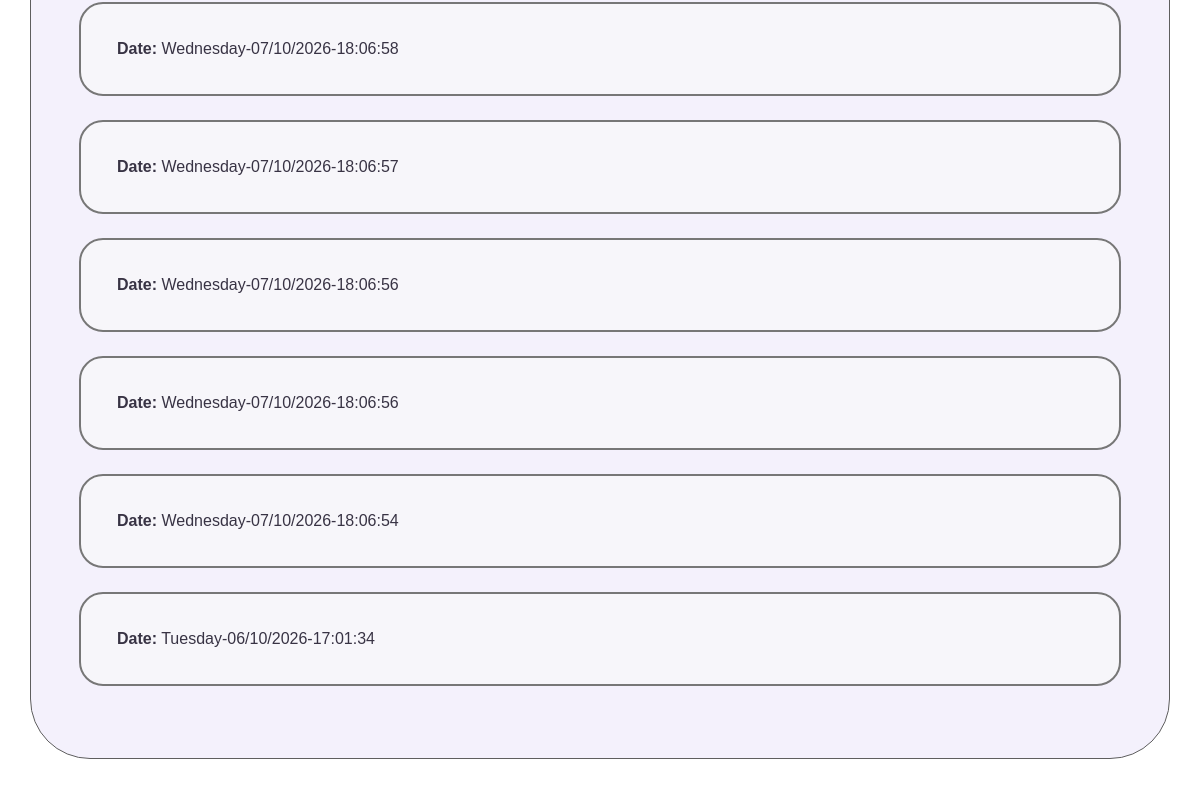
Before: /cardhistory/2 (lower part) with the older database file.
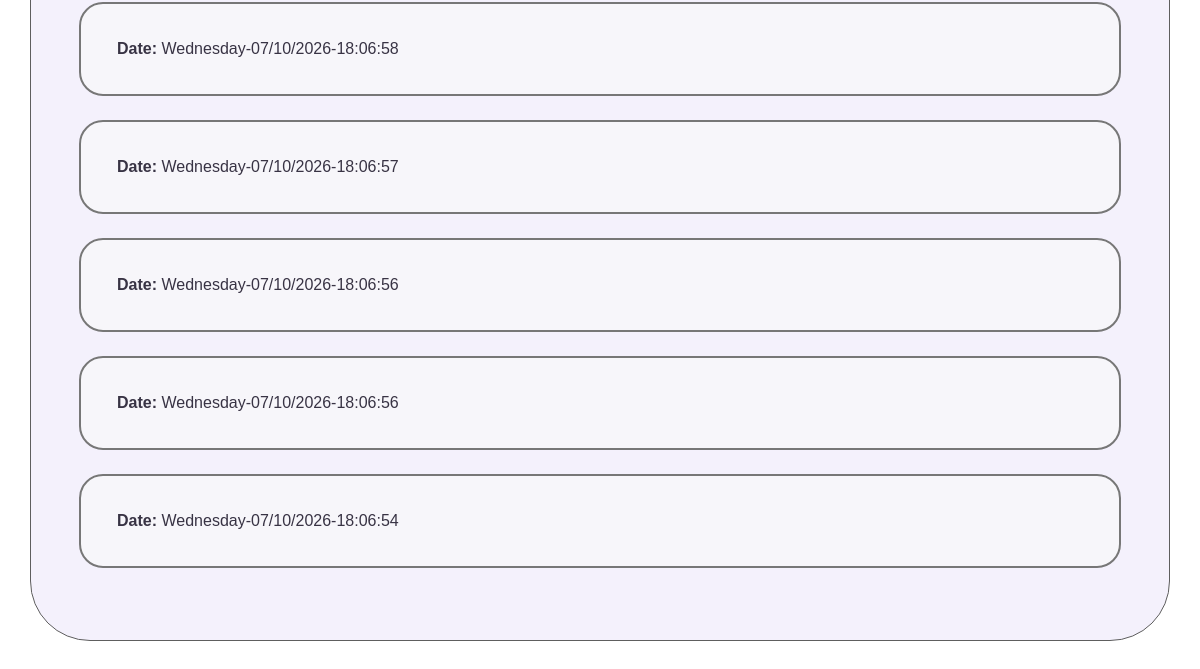
After: the same page with the newer database file.
### tables this page shows
CREATE TABLE ATTENDANCE_RECORDS (attendance_id INTEGER PRIMARY KEY, card_id INTEGER REFERENCES ATTENDANCE_CARDS (card_id), date TEXT);

### app.py (the view)
@app.route("/cardhistory/<card_id>")
def card_history(card_id):
    og_page = request.args.get("og_page", "/")
    db = get_db()
    records = db.execute("SELECT * FROM ATTENDANCE_RECORDS WHERE card_id = ? ORDER BY attendance_id DESC", (card_id,)).fetchall()
    students = db.execute("SELECT first_name, surname FROM STUDENTS WHERE card_id = ?", (card_id,)).fetchall()
    return render_template("cardhistory.html", card_id=card_id, students=students, records=records, og_page=og_page)

### app.py (called while the page is built)
def get_db():
    if "db" not in g:
        g.db = sqlite3.connect(DATABASE)
        g.db.row_factory = sqlite3.Row
    return g.db

### templates/cardhistory.html (shortened to what this page needs)
{% extends "layout.html" %}
{% block content %}
<link rel="stylesheet" href="{{ url_for('static', filename='cardhistory.css') }}">
    <section>
        {% for record in records %}
            <p class="record-date">
                <strong>Date:</strong> {{ record["date"] }}
            </p>
        {% endfor %}
    </section>
{% endblock %}

### templates/layout.html (shortened to what this page needs)
<!DOCTYPE html>
<html lang="en">
<link rel="stylesheet" href="{{ url_for('static', filename='layout.css') }}">
<body>
    {% block content %}
    {% endblock %}
</body>
</html>

### static/layout.css (style rules this page uses)
html, body, main { margin: 0; padding: 0; width: 100%; font-family: sans-serif; }
body { padding-top: 10cqw; }

### static/cardhistory.css (style rules this page uses)
section { color: #383344; background-color: #f4f1fc; border: 0.15cqw solid #5e5e5e; border-radius: 5cqw; padding: 4cqw; margin: 4cqw auto; width: 95%; box-sizing: border-box; }
p { background-color: #f7f6fa; border: 0.2cqw solid #777777; border-radius: 2cqw; padding: 3cqw; margin: 2cqw 0; overflow-wrap: anywhere; }

Changed rows visible on the page:
removed ATTENDANCE_RECORDS: date "Tuesday-06/10/2026-17:01:34"
